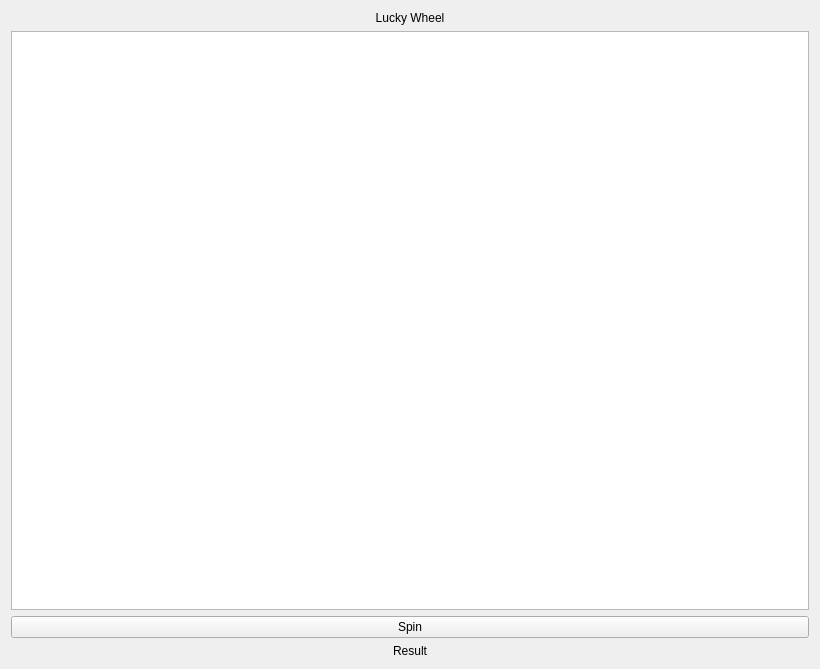
<?xml version="1.0" encoding="UTF-8"?>
<ui version="4.0">
 <class>LuckyWheelUI</class>
 <widget class="QWidget" name="LuckyWheelUI">
  <property name="geometry">
   <rect>
    <x>0</x>
    <y>0</y>
    <width>820</width>
    <height>669</height>
   </rect>
  </property>
  <property name="windowTitle">
   <string>Lucky Wheel</string>
  </property>
  <layout class="QVBoxLayout" name="verticalLayout">
   <item>
    <widget class="QLabel" name="titleLabel">
     <property name="text">
      <string>Lucky Wheel</string>
     </property>
     <property name="alignment">
      <set>Qt::AlignHCenter</set>
     </property>
    </widget>
   </item>
   <item>
    <widget class="QGraphicsView" name="wheelView"/>
   </item>
   <item>
    <widget class="QPushButton" name="spinButton">
     <property name="text">
      <string>Spin</string>
     </property>
    </widget>
   </item>
   <item>
    <widget class="QLabel" name="resultLabel">
     <property name="text">
      <string>Result</string>
     </property>
     <property name="alignment">
      <set>Qt::AlignHCenter</set>
     </property>
    </widget>
   </item>
  </layout>
 </widget>
 <resources/>
 <connections/>
</ui>
